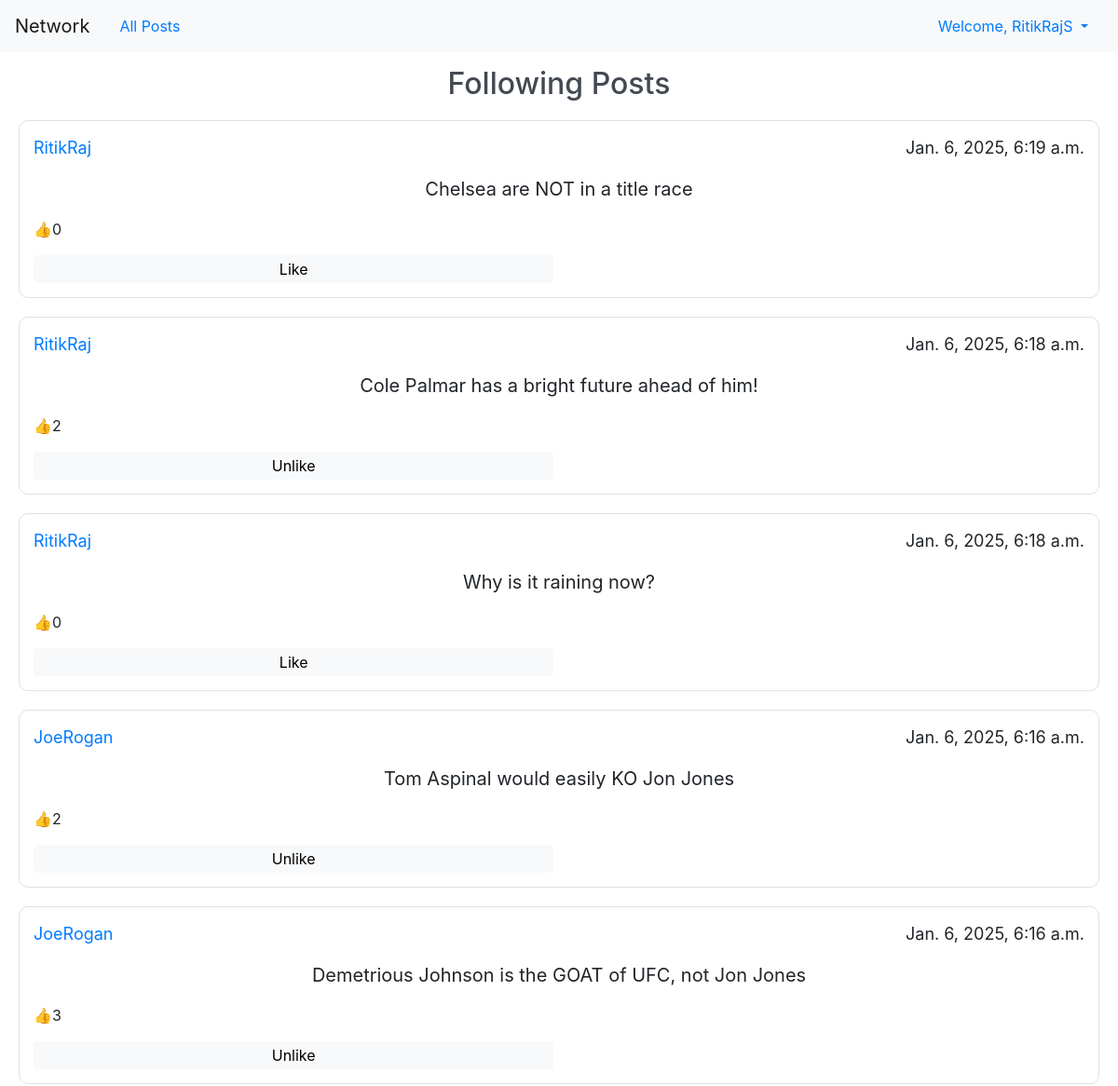
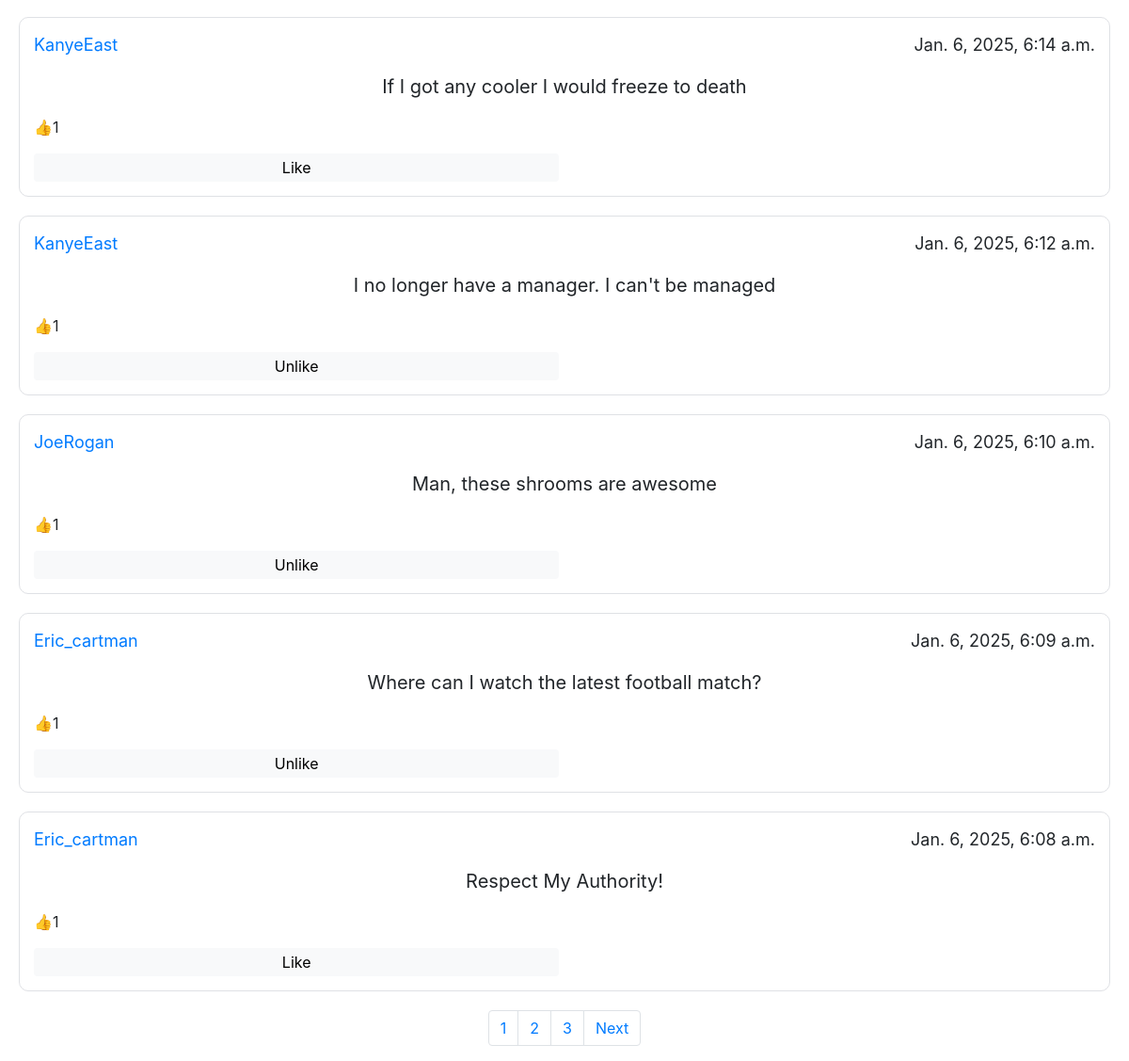
The page /following (signed in) on the database its author committed (2 pictures, top to bottom).
### network/models.py (models this page shows, shortened)
class User(AbstractUser):
    user_pfp = models.URLField(max_length=5000 , blank=True)
    pass

class Post(models.Model):
    post_content = models.CharField(max_length=300)
    author = models.ForeignKey(User, on_delete=models.CASCADE)
    posted_date = models.DateTimeField(default=datetime.now)
    likes = models.ManyToManyField(User, blank=True, related_name="liked")

### network/views.py (the view)
# urls.py: path("following", views.following, name='following'),
@login_required
@csrf_exempt
def following(request):
    if request.method=="GET":
        if request.user.is_authenticated:
            following_query= Follow.objects.filter(followers= request.user)
            following_users=[]
            for follow in following_query:
                following_users.append(follow.user)
            following_posts= Post.objects.filter(author__in=following_users).order_by('-posted_date')
            liked_users={}
            for liked in following_posts:
                liked_users[liked.id] = [user.username for user in liked.likes.all()]
            following_posts, totalpage, pagelist= pagination(request, following_posts)
            return render(request, 'network/following.html', {
                "posts":following_posts,
                "totalpage":totalpage,
                "pagelist":pagelist,
                "likedUsers":liked_users,
            })
        else:
            return HttpResponseRedirect(reverse('login'))

### network/templatetags/custom_filters.py (called while the page is built)
@register.filter
def get_item(dictionary, key):
    return dictionary.get(key, [])

### network/views.py (called while the page is built)
def pagination(request, data):
    paginator=Paginator(data, 10)
    page_number= request.GET.get('page')
    data= paginator.get_page(page_number)
    totalpages= data.paginator.num_pages
    pagelist=[n+1 for n in range(totalpages)]
    return (data, totalpages, pagelist)

### network/templates/network/following.html (shortened to what this page needs)
{% extends "network/layout.html" %}
{% load static %}
{% block body %}
    <h2>Following Posts</h2>
{% endblock %}

### network/templates/network/layout.html (shortened to what this page needs)
{% load static %}
{% load custom_filters %}
<!DOCTYPE html>
<html lang="en">
    <head>
        <link rel="stylesheet" href="https://stackpath.bootstrapcdn.com/bootstrap/4.4.1/css/bootstrap.min.css">
        <link href="{% static 'network/styles.css' %}" rel="stylesheet">
    </head>
    <body>
        <nav class="navbar navbar-expand-lg navbar-light bg-light">
            <a class="navbar-brand" href="{% url 'index' %}">Network</a>
            <a class="nav-link" href="{% url 'index' %}">All Posts</a>
            <ul class='nav'>
                {% if user.is_authenticated %}
                    <li class="nav-item ms-auto dropdown">
                        <a class="nav-link dropdown-toggle" href="#" id="authDropdown" role="button" data-toggle="dropdown" aria-haspopup="true" aria-expanded="false">
                            Welcome, {{ request.user.username }}
                        </a>
                    </li>
                {% endif %}
            </ul>
        </nav>
        <div class="body">
            {% block body %}
            {% endblock %}
            {% if request.resolver_match.url_name in "profile following index" %}
                {% for post in posts %}
                    <div id='postID_{{post.id}}' class='post'>
                        <div id ='postUser'>
                            <p><a href= {% url 'profile' name=post.author%}>{{ post.author }}</a></p>
                            <p>{{ post.posted_date }}</p>
                        </div>
                        <div id='postContent'>
                            <p id='post_content_{{post.id}}'>{{ post.post_content }}</p>
                        </div>
                        <div id='likes'>
                            <p> &#128077 <p id='likeCount_{{post.id}}'>{{ post.likes.count }}</p></p>
                        </div>
                        <div id='button'>
                            {% if request.user.is_authenticated %}
                                {% if request.user.username in likedUsers|get_item:post.id %}
                                    <button class='likeButton' data-id= '{{post.id}}'>Unlike</button>
                                {% else %}
                                    <button class='likeButton' data-id= '{{post.id}}'>Like</button>
                                {% endif %}
                            {% endif %}
                        </div>
                    </div>
                {% endfor %}
                <nav aria-label="Page navigation example">
                    <ul class="pagination justify-content-center">
                        {% for n in pagelist%}
                            <li class="page-item"><a class="page-link" href="?page={{n}}">{{n}}</a></li>
                        {% endfor%}
                        {% if posts.has_next %}
                            <li class="page-item">
                                <a class="page-link" href="?page={{posts.next_page_number}}">Next</a>
                            </li>
                        {% endif %}
                    </ul>
                </nav>
            {% endif %}
        </div>
    </body>
</html>

### network/static/network/styles.css (style rules this page uses)
.navbar { display:flex; margin-bottom:15px }
.nav { display: flex; flex-grow:1; justify-content: end; }
h2 { display:flex; margin: 10px 50px; color:#434952; justify-content: center; }
.followButton, #post_button, .likeButton, .edit_button { width: 120px; cursor:pointer; background-color: #f8f9fa; border-radius: 4px; }
.followButton:hover, #post_button, .likeButton, .edit_button { border-color: rgba(223,225,229,0); }
#button { display:flex; justify-content: flex-start; gap:10px; }
.likeButton, .edit_button { width: 49.5%; }
.post { border:1px solid #dfe1e5; display: flex; flex-direction: column; margin: 20px; padding: 15px; cursor: pointer; border-radius:10px; }
#postUser { display: flex; flex-direction: row; justify-content: space-between; font-size: 18px; }
#postContent { display: flex; font-size: 20px; white-space: pre-line; margin: none; justify-content: center; }
#likes { display: flex; flex-direction: row; }

### rows shown on the page
User: user.username "RitikRajS"
Post: author "RitikRaj", posted_date "Jan. 6, 2025, 6:19 a.m.", post_content "Chelsea are NOT in a title race", likes.count "0"
Post: author "RitikRaj", posted_date "Jan. 6, 2025, 6:18 a.m.", post_content "Cole Palmar has a bright future ahead of him!", likes.count "2"
Post: author "RitikRaj", posted_date "Jan. 6, 2025, 6:18 a.m.", post_content "Why is it raining now?", likes.count "0"
Post: author "JoeRogan", posted_date "Jan. 6, 2025, 6:16 a.m.", post_content "Tom Aspinal would easily KO Jon Jones", likes.count "2"
Post: author "JoeRogan", posted_date "Jan. 6, 2025, 6:16 a.m.", post_content "Demetrious Johnson is the GOAT of UFC, not Jon Jones", likes.count "3"
Post: author "KanyeEast", posted_date "Jan. 6, 2025, 6:14 a.m.", post_content "If I got any cooler I would freeze to death", likes.count "1"
Post: author "KanyeEast", posted_date "Jan. 6, 2025, 6:12 a.m.", post_content "I no longer have a manager. I can't be managed", likes.count "1"
Post: author "JoeRogan", posted_date "Jan. 6, 2025, 6:10 a.m.", post_content "Man, these shrooms are awesome", likes.count "1"
Post: author "Eric_cartman", posted_date "Jan. 6, 2025, 6:09 a.m.", post_content "Where can I watch the latest football match?", likes.count "1"
Post: author "Eric_cartman", posted_date "Jan. 6, 2025, 6:08 a.m.", post_content "Respect My Authority!", likes.count "1"

### other values the page prints
{{ n }} "1" "2" "3"
